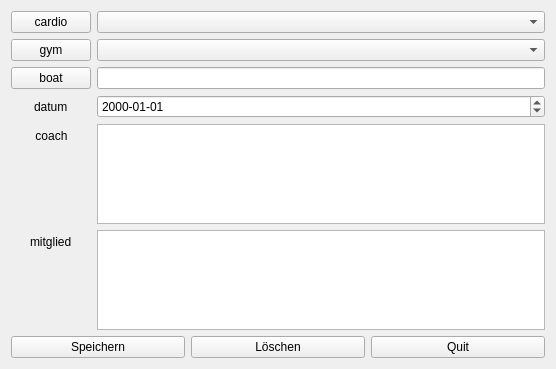
<?xml version="1.0" encoding="UTF-8"?>
<ui version="4.0">
 <class>PlanenTrainingDialog</class>
 <widget class="QWidget" name="PlanenTrainingDialog">
  <property name="geometry">
   <rect>
    <x>0</x>
    <y>0</y>
    <width>556</width>
    <height>369</height>
   </rect>
  </property>
  <property name="windowTitle">
   <string>Form</string>
  </property>
  <layout class="QVBoxLayout" name="verticalLayout">
   <item>
    <layout class="QFormLayout" name="formLayout">
     <property name="labelAlignment">
      <set>Qt::AlignCenter</set>
     </property>
     <property name="formAlignment">
      <set>Qt::AlignCenter</set>
     </property>
     <item row="0" column="0">
      <widget class="QPushButton" name="cardioButton">
       <property name="text">
        <string>cardio</string>
       </property>
      </widget>
     </item>
     <item row="1" column="0">
      <widget class="QPushButton" name="gymButton">
       <property name="text">
        <string>gym</string>
       </property>
      </widget>
     </item>
     <item row="2" column="0">
      <widget class="QPushButton" name="boatButton">
       <property name="text">
        <string>boat</string>
       </property>
      </widget>
     </item>
     <item row="2" column="1">
      <widget class="QLineEdit" name="boatLineEdit"/>
     </item>
     <item row="3" column="1">
      <widget class="QDateEdit" name="datumDateEdit">
       <property name="displayFormat">
        <string>yyyy-MM-dd</string>
       </property>
      </widget>
     </item>
     <item row="3" column="0">
      <widget class="QLabel" name="datumLabel">
       <property name="text">
        <string>datum</string>
       </property>
       <property name="alignment">
        <set>Qt::AlignJustify|Qt::AlignVCenter</set>
       </property>
      </widget>
     </item>
     <item row="4" column="1">
      <widget class="QTextEdit" name="coachTextEdit"/>
     </item>
     <item row="4" column="0">
      <widget class="QLabel" name="coachLabel">
       <property name="text">
        <string>coach</string>
       </property>
       <property name="alignment">
        <set>Qt::AlignCenter</set>
       </property>
      </widget>
     </item>
     <item row="5" column="1">
      <widget class="QTextEdit" name="mitgliedTextEdit"/>
     </item>
     <item row="5" column="0">
      <widget class="QLabel" name="mitgliedLabel">
       <property name="text">
        <string>mitglied</string>
       </property>
      </widget>
     </item>
     <item row="0" column="1">
      <widget class="QComboBox" name="cardioComboBox"/>
     </item>
     <item row="1" column="1">
      <widget class="QComboBox" name="gymComboBox"/>
     </item>
    </layout>
   </item>
   <item>
    <layout class="QHBoxLayout" name="horizontalLayout">
     <item>
      <widget class="QPushButton" name="saveButton">
       <property name="text">
        <string>Speichern</string>
       </property>
      </widget>
     </item>
     <item>
      <widget class="QPushButton" name="delButton">
       <property name="text">
        <string>Löschen</string>
       </property>
      </widget>
     </item>
     <item>
      <widget class="QPushButton" name="quitButton">
       <property name="text">
        <string>Quit</string>
       </property>
      </widget>
     </item>
    </layout>
   </item>
  </layout>
 </widget>
 <resources/>
 <connections/>
</ui>
